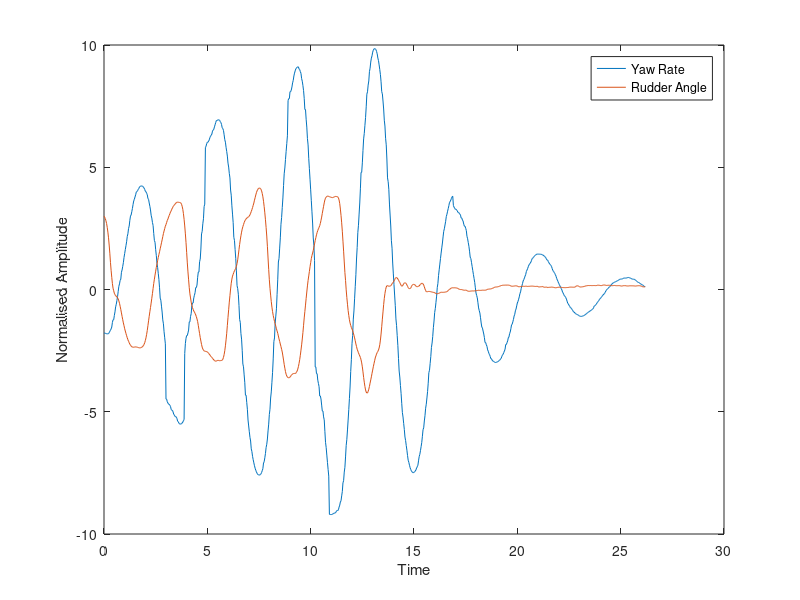

MATLAB code to generate this figure: (Note: this script raises an error after producing the figure.)
close all;
% load('Phugoid.mat', '-mat')
% load("Roll-Subs.mat")
load("Dutch-Roll.mat")
% load("SPPO.mat")
% load('Spiral.mat')
% load('SPPO_deltae_to_theta.mat')

s = tf('s');
% num_tf = tf(1, 1);


long_poles = [
                1.836*exp(1j*(pi - acos(0.441))),
                1.836*exp(1j*(pi + acos(0.441))),
                0.123*exp(1j*(pi + acos(0.066))),
                0.123*exp(1j*(pi - acos(0.066))),
             ];

lat_poles = [
                -1/0.2495,
                1.519*exp(1j*(pi + acos(0.15))),
                1.519*exp(1j*(pi - acos(0.15))),
                1/42.6,
             ];

% figure
% plot(long_poles, "x")
% hold on;
% plot(lat_poles, "x")

long_num = tf(1, real(poly(long_poles)));
lat_num  = tf(1, real(poly(lat_poles)));

q = Yawrt;
tp = Time;
ele = Rudder;

start = 25;

% q = q(tp>start);
% ele= ele(tp>start);
% t = tp(tp>start);

q =q(:) - mean(q(tp<start));
ele = ele(:) - mean(ele(tp<start));
t = tp;

% q = smoothdata(q, "gaussian", 10);
% ele = smoothdata(ele, "gaussian", 10);

ndat = length(t);
delt = (t(ndat)-t(1))/(ndat-1);
dterrs = diff(t)/delt - 1;

% figure
% plot(t(2:end), dterrs)

figure
plot(t, q, 'DisplayName','Yaw Rate')
hold on;
plot(t, ele, 'DisplayName','Rudder Angle')
legend
ylabel("Normalised Amplitude")
xlabel("Time")
saveas(gcf,'figs/RtoR_IO','epsc')

%%
freq_lim = 2.35;
[omega,xfun] = xfer(tp, ele, q);
[coef, xfit] = fitxf(omega, xfun, real(poly(lat_poles)), freq_lim, 3);

coef

% coef = coef(1:end-1);
% coef(end) = 0;
num_tf = tf(real(coef), 1);

figure
subplot(2, 1, 1);
semilogy(omega, abs(xfun), 'DisplayName','FFT')
hold on
semilogy(omega, abs(xfit), 'DisplayName','Fit')
xlim([0, freq_lim*1.5])
xlabel("Frequency (\omega) [rads/s]")
ylabel("Magnitude")
xline(freq_lim, '-', ...
    ['\omega_{lim} = ', num2str(freq_lim), ' rads/s'], ...
    'FontSize',16, ...
    'LabelHorizontalAlignment','right', ...
    'LabelVerticalAlignment','top', ...
    'LabelOrientation','horizontal', ...
    'Color', 	"#D95319")
grid on

subplot(2, 1, 2);
plot(omega, angle(xfun))
hold on
plot(omega, angle(xfit))
xlim([0, freq_lim*1.5])
xlabel("Frequency (\omega) [rads/s]")
ylabel("Phase")
xline(freq_lim, '-', ...
    ['\omega_{lim} = ', num2str(freq_lim), ' rads/s'], ...
    'FontSize',16, ...
    'LabelHorizontalAlignment','right', ...
    'LabelVerticalAlignment','top', ...
    'LabelOrientation','horizontal', ...
    'Color', 	"#D95319")
grid on
saveas(gcf,'figs/RtoR_FFT','epsc')

% num = [1.133, 0.6522, 0.01197];
% EtoAlpha = tf(coef, [1, 1.052, 1.768, 0.01714, 0.01419]);
% EtoAlpha747 = tf(num, [1, 1.052, 1.768, 0.01714, 0.01419]);

% figure
% step(EtoAlpha)
% step(EtoAlpha747)



EtoQ = num_tf * lat_num;

pole(EtoQ)
zero(EtoQ)

%%
% figure
% [y, time] = step(EtoQ);
% subplot(2, 1, 1);
% plot(time, abs(y))
% subplot(2, 1, 2);
% plot(time, angle(y))

% figure
% bode(EtoQ)tf(1, real(poly(long_poles)), 1);

% figure
% step(EtoQ)

figure
% fixed_ele = Elevator - mean(Elevator(Time < start));
[yy, tt] = lsim(EtoQ, ele, tp);
[n, ~] = size(yy);

plot(tp, q, 'DisplayName','Yaw Rate')
hold on
plot(tt(1:n-1, 1), yy(1:n-1, 1), 'DisplayName','Simulated')
% 
% hold on
% plot(tp, ele, 'DisplayName','Rudder')
% hold on

legend()
ylabel("")
xlabel("time")
saveas(gcf,'figs/RtoR_Sim','epsc')

figure
rlocus(-EtoQ);
grid on
saveas(gcf,'figs/RtoR_rlocus','epsc')

figure
bode(EtoQ);
grid("minor")
saveas(gcf,'figs/RtoR_bode','epsc')


% close all;